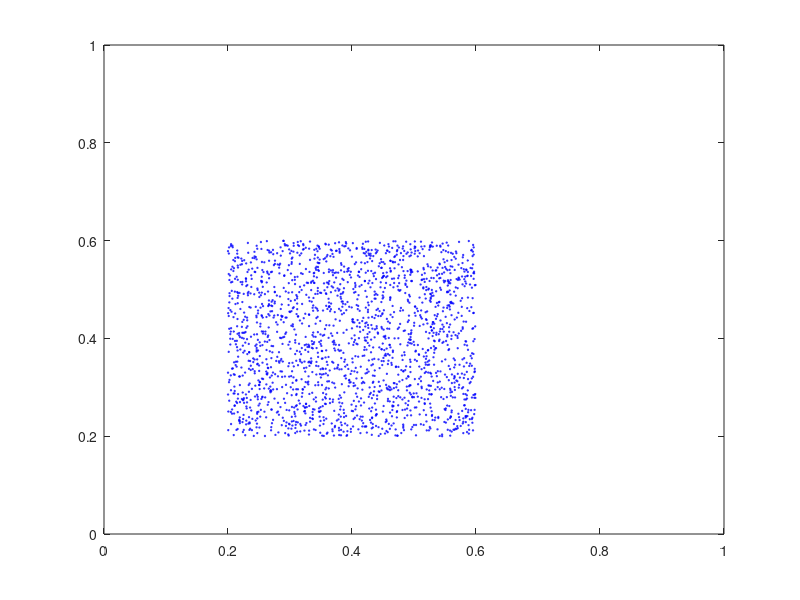

Write MATLAB code to recreate this figure. (Note: this script raises an error after producing the figure.)
close all;
n_particles = 2048;
n_grid = 128;
dx = 1 / n_grid;
dt = 2e-4;

p_rho = 1;
p_vol = (dx*0.5)^2;
p_mass = p_vol * p_rho;
gravity = 9.8;
bound = 3;
E = 400;

x = zeros([2,n_particles]);
v = zeros([2,n_particles]);
J = zeros([n_particles,1]);
C = zeros([2,2,n_particles]);

X = 1;
Y = 2;

%init
for i=1:n_particles
    x(:,i) = [rand()*0.4+0.2,rand()*0.4+0.2];
    v(:,i) = [0 -1];
    J(i)  =  1;
end

filename = "mpm88.png"
for iter=1:5000
    iter
    % Plot
    plot(x(1,:),x(2,:),'bo','MarkerSize',1);    
    ylim([0 1]);
    xlim([0 1]);
    drawnow
    frame = getframe(1);
    im = frame2im(frame);
    [imind,cm] = rgb2ind(im,256);
    if mod(iter,25) == 1
      imwrite(imind,cm,"gif/"+string(fix(iter/25))+"-"+filename,'png');
    end
    grid_v = zeros([2 n_grid n_grid]);
    grid_m = zeros([n_grid n_grid]);
    for p=1:n_particles
        Xp = x(:,p) / dx;
        base = fix(Xp - 0.5);
        fx = Xp - base ;
        w = [0.5*(1.5-fx).^2,0.75-(fx-1).^2,0.5*(fx-0.5).^2];
        stress = -dt*4*E*p_vol*(J(p)-1) / dx^2;
        affine = [stress 0; 0 stress] + p_mass*C(:,:,p);
        for i=1:3 
            for j=1:3
                offset = [i;j]-1; % Matlab indexes from 1
                dpos = (offset-fx)*dx;
                weight = w(X,i) * w(Y,j);
                index = base+offset;
                grid_v(:,index(X),index(Y)) = grid_v(:,index(X),index(Y)) + weight * (p_mass * v(:,p) + affine * dpos);
                grid_m(index(X),index(Y)) = grid_m(index(X),index(Y)) + weight*p_mass;
            end
        end
    end
    for i=1:n_grid
        for j=1:n_grid
            if grid_m(i,j) > 0
                grid_v(:,i,j)  = grid_v(:,i,j) / grid_m(i,j);
            end
            grid_v(Y,i,j) = grid_v(Y,i,j) -  dt*gravity;
            if i < bound && grid_v(X,i,j) < 0
                grid_v(X,i,j) = 0;
            end
            if i > n_grid-bound && grid_v(X,i,j) > 0
                grid_v(X,i,j) = 0;
            end
            if j < bound && grid_v(Y,i,j) < 0
                grid_v(Y,i,j) = 0;
            end
            if j > n_grid-bound && grid_v(Y,i,j) > 0
                grid_v(Y,i,j) = 0;
            end
        end
    end
    for p=1:n_particles
        Xp = x(:,p) / dx;
        base = fix(Xp - 0.5);
        fx = Xp - base;
        w = [0.5*(1.5-fx).^2,0.75-(fx-1).^2,0.5*(fx-0.5).^2];
        new_V  = zeros([2,1]);
        new_C = zeros([2,2]);
        for i=1:3
            for j=1:3
                offset = [i;j]-1;
                dpos = (offset-fx)*dx;
                weight = w(X,i) * w(Y,j);
                index = base + offset;
                g_v = grid_v(:,index(X),index(Y));
                new_V = new_V + weight*g_v;
                new_C = new_C + 4*weight*(g_v*dpos')/dx^2;
            end
        end
        v(:,p) = new_V;
        x(:,p) = x(:,p) + v(:,p) * dt;
        J(p) = J(p) * (1+dt*trace(new_C));
        C(:,:,p) = new_C;
    end
end